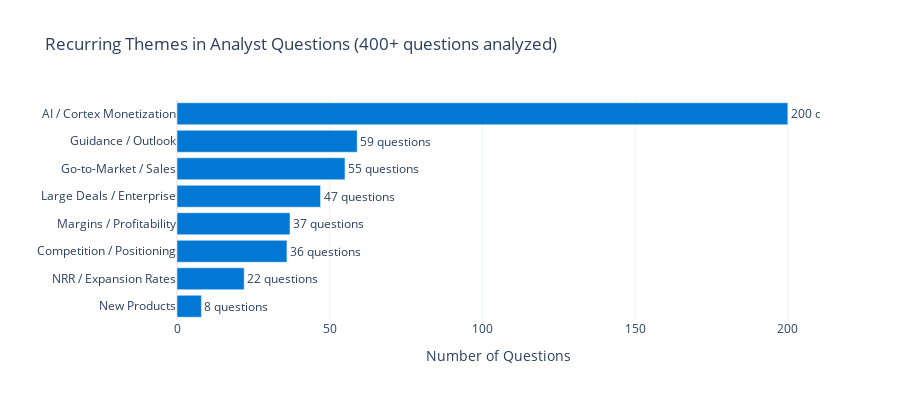

Here is the notebook cell this chart was saved with:
### Markdown cell above
### Analyst Question Theme Analysis

By examining 400+ analyst questions across multiple quarters, we can identify **recurring themes** that analysts consistently probe. This pattern recognition is critical for predicting future questions — analysts don't ask random questions, they track specific narratives quarter over quarter.

### Code cell
#analyst question themes
theme_keywords = {
    'AI / Cortex Monetization': ['ai', 'cortex', 'llm', 'model', 'anthropic', 'openai', 'gpu'],
    'NRR / Expansion Rates': ['nrr', 'retention', 'expansion', 'churn', 'upsell'],
    'Competition / Positioning': ['databricks', 'fabric', 'aws', 'azure', 'competition', 'compete', 'iceberg', 'spark'],
    'Margins / Profitability': ['margin', 'profitability', 'opex', 'operating income', 'free cash flow'],
    'Large Deals / Enterprise': ['million', 'nine-figure', 'large customer', 'enterprise', 'g2k', 'fortune'],
    'Go-to-Market / Sales': ['sales', 'quota', 'hiring', 'go-to-market', 'gtm', 'rep', 'pipeline'],
    'Guidance / Outlook': ['guidance', 'outlook', 'guide', 'forecast', 'next year', 'second half'],
    'New Products': ['snowpark', 'dynamic tables', 'notebooks', 'streaming', 'cortex agent'],
}

theme_counts = {}
for theme, keywords in theme_keywords.items():
    count = sum(1 for q in HISTORICAL_QUESTIONS 
                if any(kw in q['question'].lower() for kw in keywords))
    theme_counts[theme] = count

sorted_themes = sorted(theme_counts.items(), key=lambda x: -x[1])



fig = go.Figure(go.Bar(
    x=[t[1] for t in sorted_themes],
    y=[t[0] for t in sorted_themes],
    orientation='h',
    marker_color='#0078d4',
    text=[f"{t[1]} questions" for t in sorted_themes],
    textposition='outside'
))
fig.update_layout(
    title="Recurring Themes in Analyst Questions (400+ questions analyzed)",
    xaxis_title="Number of Questions",
    yaxis_title="",
    height=400,
    template="plotly_white",
    yaxis=dict(autorange="reversed")
)
fig.show()

### Figure 1 — Plotly figure (JSON) as saved in the notebook; plotly's stock layout.template omitted (floating-point values rounded to 4 significant figures)
{"data": [{"marker": {"color": "#0078d4"}, "orientation": "h", "text": ["200 questions", "59 questions", "55 questions", "47 questions", "37 questions", "36 questions", "22 questions", "8 questions"], "textposition": "outside", "type": "bar", "x": [200, 59, 55, 47, 37, 36, 22, 8], "y": ["AI / Cortex Monetization", "Guidance / Outlook", "Go-to-Market / Sales", "Large Deals / Enterprise", "Margins / Profitability", "Competition / Positioning", "NRR / Expansion Rates", "New Products"]}], "layout": {"height": 400, "title": {"text": "Recurring Themes in Analyst Questions (400+ questions analyzed)"}, "xaxis": {"title": {"text": "Number of Questions"}}, "yaxis": {"autorange": "reversed", "title": {"text": ""}}}}
